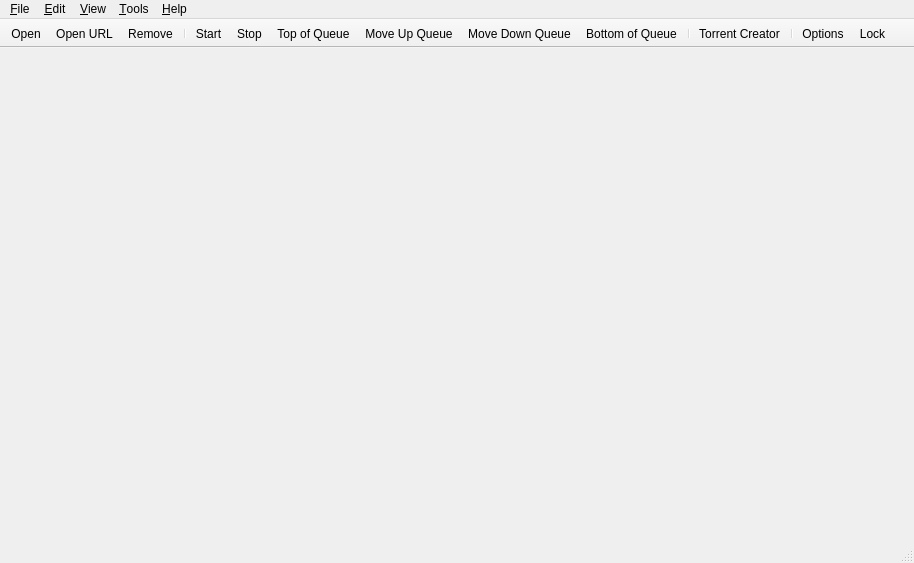
<?xml version="1.0" encoding="UTF-8"?>
<ui version="4.0">
 <class>MainWindow</class>
 <widget class="QMainWindow" name="MainWindow">
  <property name="geometry">
   <rect>
    <x>0</x>
    <y>0</y>
    <width>914</width>
    <height>563</height>
   </rect>
  </property>
  <property name="contextMenuPolicy">
   <enum>Qt::ContextMenuPolicy::CustomContextMenu</enum>
  </property>
  <widget class="QWidget" name="centralWidget">
   <layout class="QVBoxLayout" name="centralWidgetLayout">
    <property name="leftMargin">
     <number>7</number>
    </property>
    <property name="topMargin">
     <number>3</number>
    </property>
    <property name="rightMargin">
     <number>5</number>
    </property>
    <property name="bottomMargin">
     <number>0</number>
    </property>
   </layout>
  </widget>
  <widget class="QMenuBar" name="menubar">
   <property name="geometry">
    <rect>
     <x>0</x>
     <y>0</y>
     <width>914</width>
     <height>22</height>
    </rect>
   </property>
   <widget class="QMenu" name="menuEdit">
    <property name="title">
     <string>&amp;Edit</string>
    </property>
    <addaction name="actionStart"/>
    <addaction name="actionStop"/>
    <addaction name="separator"/>
    <addaction name="actionDelete"/>
    <addaction name="actionTopQueuePos"/>
    <addaction name="actionIncreaseQueuePos"/>
    <addaction name="actionDecreaseQueuePos"/>
    <addaction name="actionBottomQueuePos"/>
    <addaction name="separator"/>
    <addaction name="actionPauseSession"/>
    <addaction name="actionResumeSession"/>
   </widget>
   <widget class="QMenu" name="menuHelp">
    <property name="title">
     <string>&amp;Help</string>
    </property>
    <addaction name="actionDocumentation"/>
    <addaction name="actionCheckForUpdates"/>
    <addaction name="separator"/>
    <addaction name="actionDonateMoney"/>
    <addaction name="actionAbout"/>
   </widget>
   <widget class="QMenu" name="menuOptions">
    <property name="title">
     <string>&amp;Tools</string>
    </property>
    <widget class="QMenu" name="menuAutoShutdownOnDownloadsCompletion">
     <property name="title">
      <string>On Downloads &amp;Done</string>
     </property>
     <addaction name="actionAutoShutdownDisabled"/>
     <addaction name="actionAutoExit"/>
     <addaction name="actionAutoSuspend"/>
     <addaction name="actionAutoHibernate"/>
     <addaction name="actionAutoReboot"/>
     <addaction name="actionAutoShutdown"/>
    </widget>
    <addaction name="actionCreateTorrent"/>
    <addaction name="separator"/>
    <addaction name="actionManageCookies"/>
    <addaction name="actionOptions"/>
    <addaction name="separator"/>
    <addaction name="menuAutoShutdownOnDownloadsCompletion"/>
   </widget>
   <widget class="QMenu" name="menuFile">
    <property name="title">
     <string>&amp;File</string>
    </property>
    <addaction name="actionOpen"/>
    <addaction name="actionDownloadFromURL"/>
    <addaction name="actionCloseWindow"/>
    <addaction name="separator"/>
    <addaction name="actionExit"/>
   </widget>
   <widget class="QMenu" name="menuView">
    <property name="title">
     <string>&amp;View</string>
    </property>
    <widget class="QMenu" name="menuLog">
     <property name="title">
      <string>&amp;Log</string>
     </property>
     <addaction name="actionExecutionLogs"/>
     <addaction name="separator"/>
     <addaction name="actionNormalMessages"/>
     <addaction name="actionInformationMessages"/>
     <addaction name="actionWarningMessages"/>
     <addaction name="actionCriticalMessages"/>
    </widget>
    <addaction name="separator"/>
    <addaction name="actionTopToolBar"/>
    <addaction name="actionShowStatusbar"/>
    <addaction name="actionShowFiltersSidebar"/>
    <addaction name="actionSpeedInTitleBar"/>
    <addaction name="separator"/>
    <addaction name="actionSearchWidget"/>
    <addaction name="actionRSSReader"/>
    <addaction name="menuLog"/>
    <addaction name="separator"/>
    <addaction name="actionStatistics"/>
    <addaction name="separator"/>
    <addaction name="actionLock"/>
   </widget>
   <addaction name="menuFile"/>
   <addaction name="menuEdit"/>
   <addaction name="menuView"/>
   <addaction name="menuOptions"/>
   <addaction name="menuHelp"/>
  </widget>
  <widget class="QToolBar" name="toolBar">
   <property name="movable">
    <bool>false</bool>
   </property>
   <property name="orientation">
    <enum>Qt::Orientation::Horizontal</enum>
   </property>
   <property name="toolButtonStyle">
    <enum>Qt::ToolButtonStyle::ToolButtonFollowStyle</enum>
   </property>
   <property name="floatable">
    <bool>false</bool>
   </property>
   <attribute name="toolBarArea">
    <enum>TopToolBarArea</enum>
   </attribute>
   <attribute name="toolBarBreak">
    <bool>false</bool>
   </attribute>
   <addaction name="actionOpen"/>
   <addaction name="actionDownloadFromURL"/>
   <addaction name="actionDelete"/>
   <addaction name="separator"/>
   <addaction name="actionStart"/>
   <addaction name="actionStop"/>
   <addaction name="actionTopQueuePos"/>
   <addaction name="actionIncreaseQueuePos"/>
   <addaction name="actionDecreaseQueuePos"/>
   <addaction name="actionBottomQueuePos"/>
   <addaction name="separator"/>
   <addaction name="actionCreateTorrent"/>
   <addaction name="separator"/>
   <addaction name="actionOptions"/>
   <addaction name="actionLock"/>
  </widget>
  <widget class="QStatusBar" name="statusBar"/>
  <action name="actionOpen">
   <property name="text">
    <string>&amp;Add Torrent File...</string>
   </property>
   <property name="iconText">
    <string>Open</string>
   </property>
  </action>
  <action name="actionExit">
   <property name="text">
    <string>E&amp;xit</string>
   </property>
  </action>
  <action name="actionOptions">
   <property name="text">
    <string>&amp;Options...</string>
   </property>
  </action>
  <action name="actionAbout">
   <property name="text">
    <string>&amp;About</string>
   </property>
  </action>
  <action name="actionStart">
   <property name="text">
    <string>Sta&amp;rt</string>
   </property>
  </action>
  <action name="actionStop">
   <property name="text">
    <string>Sto&amp;p</string>
   </property>
  </action>
  <action name="actionResumeSession">
   <property name="text">
    <string>R&amp;esume Session</string>
   </property>
  </action>
  <action name="actionPauseSession">
   <property name="text">
    <string>Pau&amp;se Session</string>
   </property>
  </action>
  <action name="actionDelete">
   <property name="text">
    <string>&amp;Remove</string>
   </property>
  </action>
  <action name="actionDownloadFromURL">
   <property name="text">
    <string>Add Torrent &amp;Link...</string>
   </property>
   <property name="iconText">
    <string>Open URL</string>
   </property>
  </action>
  <action name="actionCreateTorrent">
   <property name="text">
    <string>Torrent &amp;Creator</string>
   </property>
  </action>
  <action name="actionDocumentation">
   <property name="text">
    <string>&amp;Documentation</string>
   </property>
  </action>
  <action name="actionSetGlobalSpeedLimits">
   <property name="text">
    <string>Set Global Speed Limits...</string>
   </property>
  </action>
  <action name="actionBottomQueuePos">
   <property name="text">
    <string>Bottom of Queue</string>
   </property>
   <property name="toolTip">
    <string>Move to the bottom of the queue</string>
   </property>
   <property name="visible">
    <bool>true</bool>
   </property>
  </action>
  <action name="actionTopQueuePos">
   <property name="text">
    <string>Top of Queue</string>
   </property>
   <property name="toolTip">
    <string>Move to the top of the queue</string>
   </property>
   <property name="visible">
    <bool>true</bool>
   </property>
  </action>
  <action name="actionDecreaseQueuePos">
   <property name="text">
    <string>Move Down Queue</string>
   </property>
   <property name="toolTip">
    <string>Move down in the queue</string>
   </property>
   <property name="visible">
    <bool>true</bool>
   </property>
  </action>
  <action name="actionIncreaseQueuePos">
   <property name="text">
    <string>Move Up Queue</string>
   </property>
   <property name="toolTip">
    <string>Move up in the queue</string>
   </property>
   <property name="visible">
    <bool>true</bool>
   </property>
  </action>
  <action name="actionUseAlternativeSpeedLimits">
   <property name="checkable">
    <bool>true</bool>
   </property>
   <property name="text">
    <string>Alternative Speed Limits</string>
   </property>
   <property name="toolTip">
    <string>Alternative Speed Limits</string>
   </property>
  </action>
  <action name="actionTopToolBar">
   <property name="checkable">
    <bool>true</bool>
   </property>
   <property name="text">
    <string>&amp;Top Toolbar</string>
   </property>
   <property name="toolTip">
    <string>Display Top Toolbar</string>
   </property>
  </action>
  <action name="actionShowStatusbar">
   <property name="checkable">
    <bool>true</bool>
   </property>
   <property name="text">
    <string>Status &amp;Bar</string>
   </property>
  </action>
  <action name="actionShowFiltersSidebar">
   <property name="checkable">
    <bool>true</bool>
   </property>
   <property name="text">
    <string>Filters Sidebar</string>
   </property>
  </action>
  <action name="actionSpeedInTitleBar">
   <property name="checkable">
    <bool>true</bool>
   </property>
   <property name="text">
    <string>S&amp;peed in Title Bar</string>
   </property>
   <property name="toolTip">
    <string>Show Transfer Speed in Title Bar</string>
   </property>
  </action>
  <action name="actionRSSReader">
   <property name="checkable">
    <bool>true</bool>
   </property>
   <property name="text">
    <string>&amp;RSS Reader</string>
   </property>
  </action>
  <action name="actionSearchWidget">
   <property name="checkable">
    <bool>true</bool>
   </property>
   <property name="text">
    <string>Search &amp;Engine</string>
   </property>
  </action>
  <action name="actionLock">
   <property name="text">
    <string>L&amp;ock qBittorrentAccess</string>
   </property>
   <property name="iconText">
    <string>Lock</string>
   </property>
   <property name="shortcut">
    <string notr="true">Ctrl+L</string>
   </property>
  </action>
  <action name="actionDonateMoney">
   <property name="text">
    <string>Do&amp;nate!</string>
   </property>
   <property name="toolTip">
    <string>If you like qBittorrent, please donate!</string>
   </property>
  </action>
  <action name="actionAutoExit">
   <property name="checkable">
    <bool>true</bool>
   </property>
   <property name="text">
    <string>&amp;Exit qBittorrentAccess</string>
   </property>
  </action>
  <action name="actionAutoSuspend">
   <property name="checkable">
    <bool>true</bool>
   </property>
   <property name="text">
    <string>&amp;Suspend System</string>
   </property>
  </action>
  <action name="actionAutoHibernate">
   <property name="checkable">
    <bool>true</bool>
   </property>
   <property name="text">
    <string>&amp;Hibernate System</string>
   </property>
  </action>
  <action name="actionAutoShutdown">
   <property name="checkable">
    <bool>true</bool>
   </property>
   <property name="text">
    <string>Sh&amp;utdown System</string>
   </property>
  </action>
  <action name="actionAutoReboot">
   <property name="checkable">
    <bool>true</bool>
   </property>
   <property name="text">
    <string>&amp;Reboot System</string>
   </property>
  </action>
  <action name="actionAutoShutdownDisabled">
   <property name="checkable">
    <bool>true</bool>
   </property>
   <property name="text">
    <string>&amp;Do nothing</string>
   </property>
  </action>
  <action name="actionToggleVisibility">
   <property name="text">
    <string>Show</string>
   </property>
  </action>
  <action name="actionMinimize">
   <property name="text">
    <string notr="true">Minimize</string>
   </property>
  </action>
  <action name="actionStatistics">
   <property name="text">
    <string>&amp;Statistics</string>
   </property>
  </action>
  <action name="actionCheckForUpdates">
   <property name="text">
    <string>Check for Updates</string>
   </property>
   <property name="toolTip">
    <string>Check for Program Updates</string>
   </property>
  </action>
  <action name="actionManageCookies">
   <property name="text">
    <string>Manage Cookies...</string>
   </property>
   <property name="toolTip">
    <string>Manage stored network cookies</string>
   </property>
  </action>
  <action name="actionExecutionLogs">
   <property name="checkable">
    <bool>true</bool>
   </property>
   <property name="text">
    <string>Show</string>
   </property>
  </action>
  <action name="actionNormalMessages">
   <property name="checkable">
    <bool>true</bool>
   </property>
   <property name="text">
    <string>Normal Messages</string>
   </property>
  </action>
  <action name="actionInformationMessages">
   <property name="checkable">
    <bool>true</bool>
   </property>
   <property name="text">
    <string>Information Messages</string>
   </property>
  </action>
  <action name="actionWarningMessages">
   <property name="checkable">
    <bool>true</bool>
   </property>
   <property name="text">
    <string>Warning Messages</string>
   </property>
  </action>
  <action name="actionCriticalMessages">
   <property name="checkable">
    <bool>true</bool>
   </property>
   <property name="text">
    <string>Critical Messages</string>
   </property>
  </action>
  <action name="actionCloseWindow">
   <property name="text">
    <string>Close Window</string>
   </property>
  </action>
 </widget>
 <resources/>
 <connections/>
</ui>
